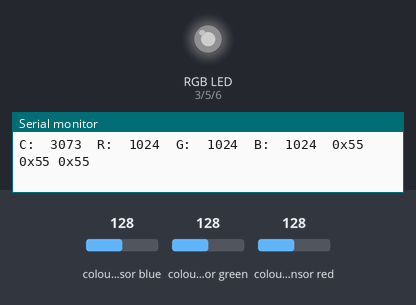
A sketch run on a simulated ESP32-S3. On the bench: an RGB LED mixed from three pins (HIGH = lit), the last lines printed to the serial monitor. Inputs (shaded band) come from the test bench; at power-on: colour sensor blue 128, colour sensor green 128, colour sensor red 128. Dim RGB values are drawn brighter than linear.

Above: at 1.2 s.
1.3 s: colour sensor blue set to 5
At 2.1 s:
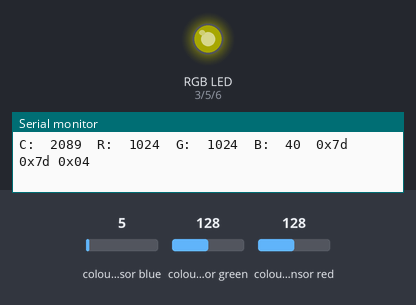
2.8 s: colour sensor green set to 5
At 3.8 s:
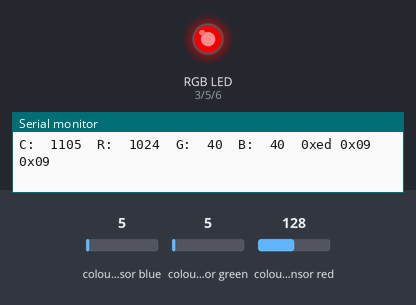
4.3 s: colour sensor red set to 64
At 5.1 s:
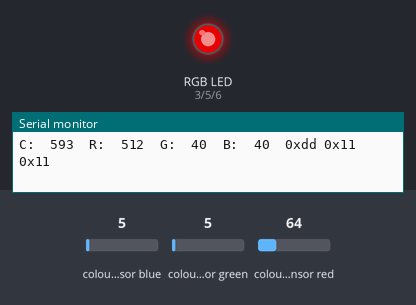
5.8 s: colour sensor blue set to 64
At 6.8 s:
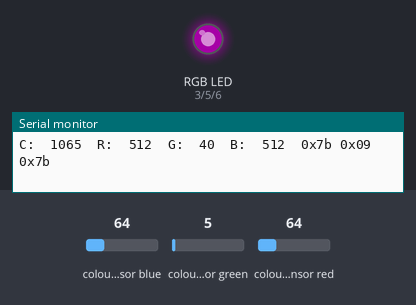
7.3 s: colour sensor green set to 250
At 8.5 s:
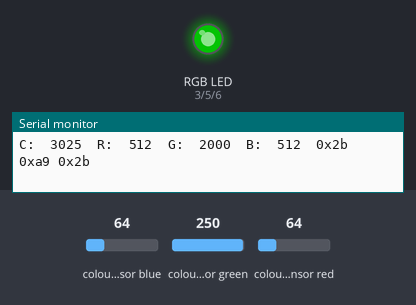
8.9 s: colour sensor red set to 5
At 10.2 s:
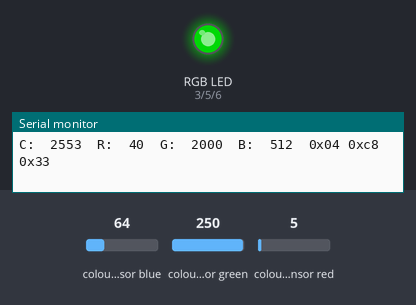
Timing chart, 0 to 11.4 s (numbered marks = the images above; inputs shaded):
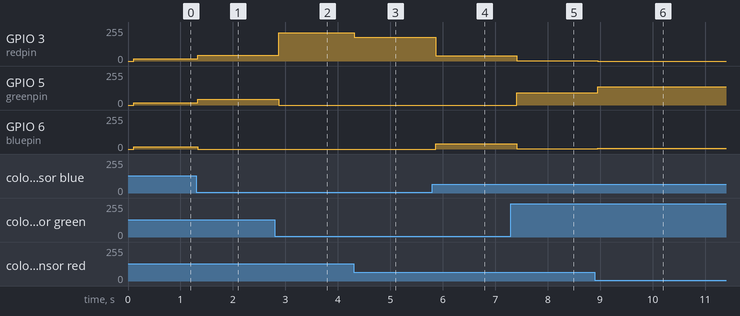

The sketch:

colorview_KGW.ino
```cpp
#include <Wire.h>
#include "Adafruit_TCS34725.h"

// Pick analog outputs, for the UNO these three work well
// use ~560  ohm resistor between Red & Blue, ~1K for green (its brighter)
#define redpin 3
#define greenpin 5
#define bluepin 6
// for a common anode LED, connect the common pin to +5V
// for common cathode, connect the common to ground

// set to false if using a common cathode LED
#define commonAnode false

// our RGB -> eye-recognized gamma color
byte gammatable[256];


Adafruit_TCS34725 tcs = Adafruit_TCS34725(TCS34725_INTEGRATIONTIME_50MS, TCS34725_GAIN_4X);

void setup() {
  Serial.begin(115200);
  Serial.println("Color View Test!");

  if (tcs.begin()) {
    Serial.println("Found sensor");
  } else {
    Serial.println("No TCS34725 found ... check your connections");
    while (1); // halt!
  }

  // use these three pins to drive an LED
  pinMode(redpin, OUTPUT);
  pinMode(greenpin, OUTPUT);
  pinMode(bluepin, OUTPUT);

  // thanks PhilB for this gamma table!
  // it helps convert RGB colors to what humans see
  for (int i=0; i<256; i++) {
    float x = i;
    x /= 255;
    x = pow(x, 2.5);
    x *= 255;

    if (commonAnode) {
      gammatable[i] = 255 - x;
    } else {
      gammatable[i] = x;
    }
    //Serial.println(gammatable[i]);
  }
}


void loop() {
  uint16_t clear, red, green, blue;

  tcs.setInterrupt(false);      // turn on LED

  delay(60);  // takes 50ms to read

  tcs.getRawData(&red, &green, &blue, &clear);

  tcs.setInterrupt(true);  // turn off LED

  Serial.print("C:\t"); Serial.print(clear);
  Serial.print("\tR:\t"); Serial.print(red);
  Serial.print("\tG:\t"); Serial.print(green);
  Serial.print("\tB:\t"); Serial.print(blue);

  // Figure out some basic hex code for visualization
  uint32_t sum = clear;
  float r, g, b;
  r = red; r /= sum;
  g = green; g /= sum;
  b = blue; b /= sum;
  r *= 256; g *= 256; b *= 256;
  Serial.print("\t");
  //Serial.print((int)r, HEX); Serial.print((int)g, HEX); Serial.print((int)b, HEX);
  //Serial.println();
  Serial.printf("0x%02x 0x%02x 0x%02x\n", (int)r, (int)g, (int)b);

  //Serial.print((int)r ); Serial.print(" "); Serial.print((int)g);Serial.print(" ");  Serial.println((int)b );

  analogWrite(redpin, gammatable[(int)r]);
  analogWrite(greenpin, gammatable[(int)g]);
  analogWrite(bluepin, gammatable[(int)b]);
}
```

Measured:
- after the input at 1.3 s, GPIO 3 (redpin), GPIO 5 (greenpin): 16/255 → 42/255 at once; GPIO 6 (bluepin): 16/255 → 0/255 at once
- after the input at 2.8 s, GPIO 3 (redpin): 42/255 → 212/255 after 0.08 s; GPIO 5 (greenpin): 42/255 → 0/255 after 0.08 s
- after the input at 4.3 s, GPIO 3 (redpin): 212/255 → 178/255 at once
- after the input at 5.8 s, GPIO 3 (redpin): 178/255 → 41/255 after 0.06 s; GPIO 6 (bluepin): 0/255 → 41/255 after 0.06 s
- after the input at 7.3 s, GPIO 3 (redpin), GPIO 6 (bluepin): 41/255 → 2/255 after 0.11 s; GPIO 5 (greenpin): 0/255 → 91/255 after 0.11 s
- after the input at 8.9 s, GPIO 3 (redpin): 2/255 → 0/255 after 0.06 s; GPIO 5 (greenpin): 91/255 → 138/255 after 0.06 s; GPIO 6 (bluepin): 2/255 → 4/255 after 0.06 s
